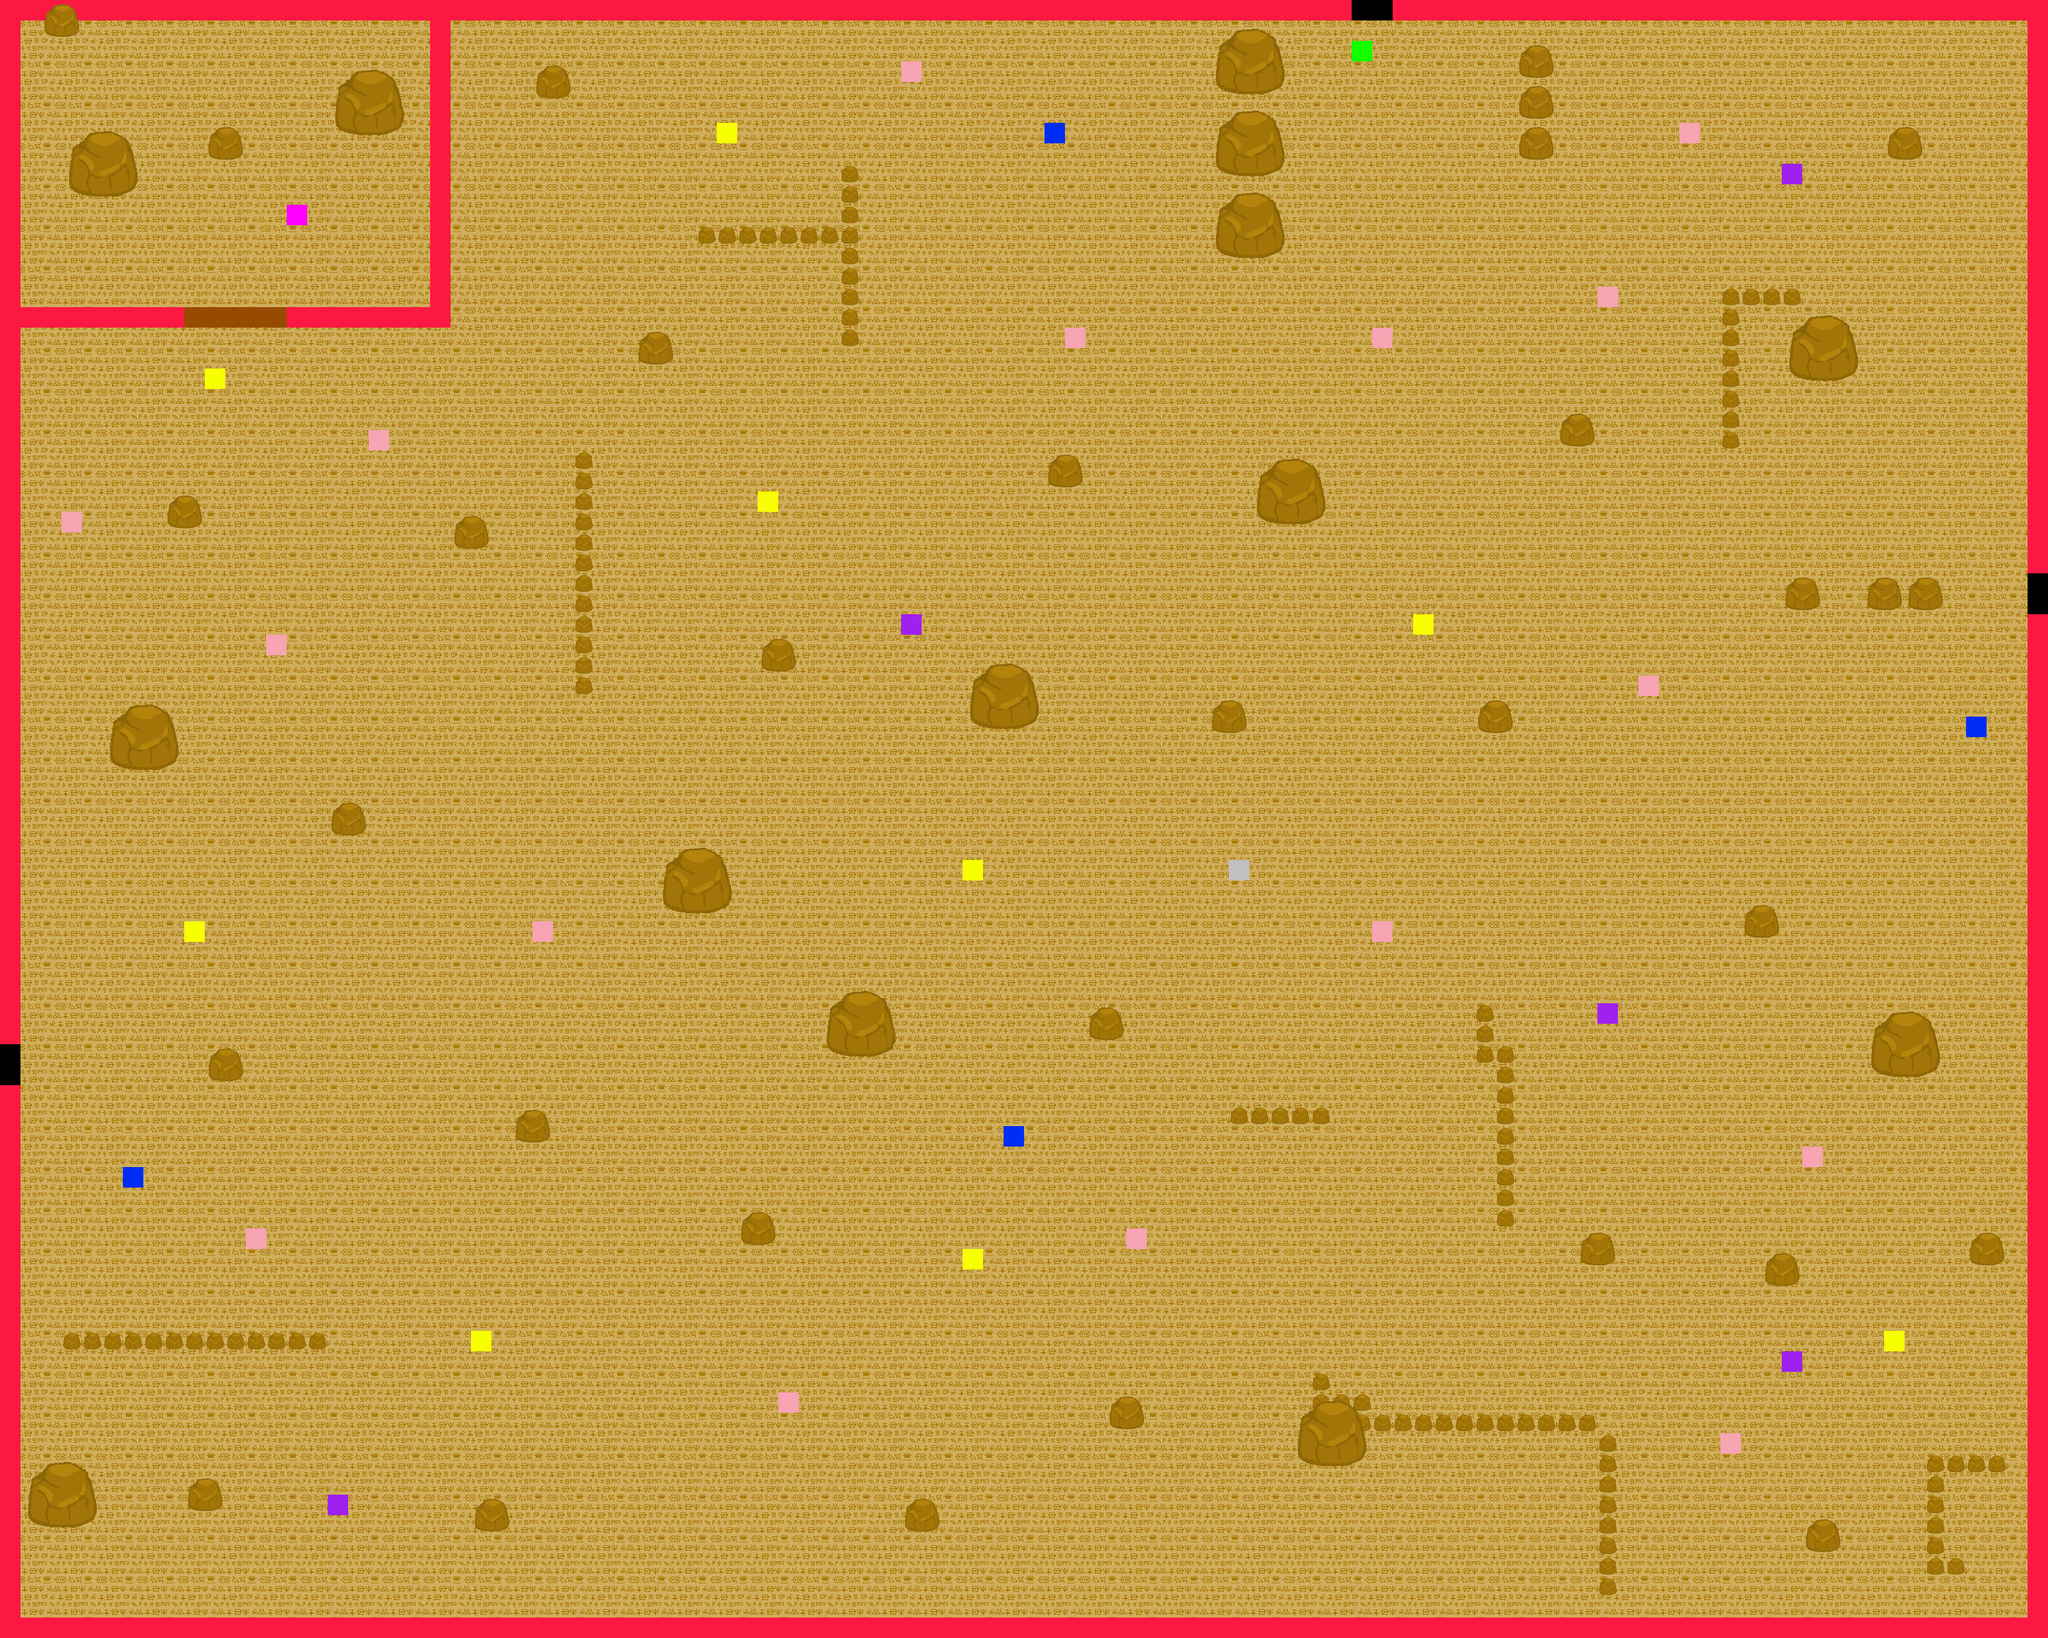

This is a level from a 2D game, rendered from its Tiled map with the project's own tilesets. A one-line summary and the map file follow, with tile-layer data summarised:
An orthogonal 100x80 tile map with 32x32 px tiles, 3 tile layers (Tile Layer 1, Tile Layer 2, obstacles), 5 tilesets.

<map version="1.10" tiledversion="1.11.0" orientation="orthogonal" renderorder="right-down" width="100" height="80" tilewidth="32" tileheight="32" infinite="0" nextlayerid="4" nextobjectid="1">
 <editorsettings>
  <export target="FloorInfo/ruin2_tiled_map_info.csv" format="csv" />
 </editorsettings>
 <tileset firstgid="1" source="base_floor.tsx" />
 <tileset firstgid="5" source="base_border.tsx" />
 <tileset firstgid="21" source="base_gate.tsx" />
 <tileset firstgid="23" source="ruin2_obstacles.tsx" />
 <tileset firstgid="1027" source="ruin2_unlockable_gate.tsx" />
 <layer id="1" name="Tile Layer 1" width="100" height="80" locked="1">
  <data>[8000 cells, 8000 non-empty, 4 distinct tile ids]</data>
 </layer>
 <layer id="2" name="Tile Layer 2" width="100" height="80" locked="1">
  <data>[8000 cells, 386 non-empty, 17 distinct tile ids]</data>
 </layer>
 <layer id="3" name="obstacles" width="100" height="80" locked="1">
  <data>[8000 cells, 577 non-empty, 13 distinct tile ids]</data>
 </layer>
</map>
